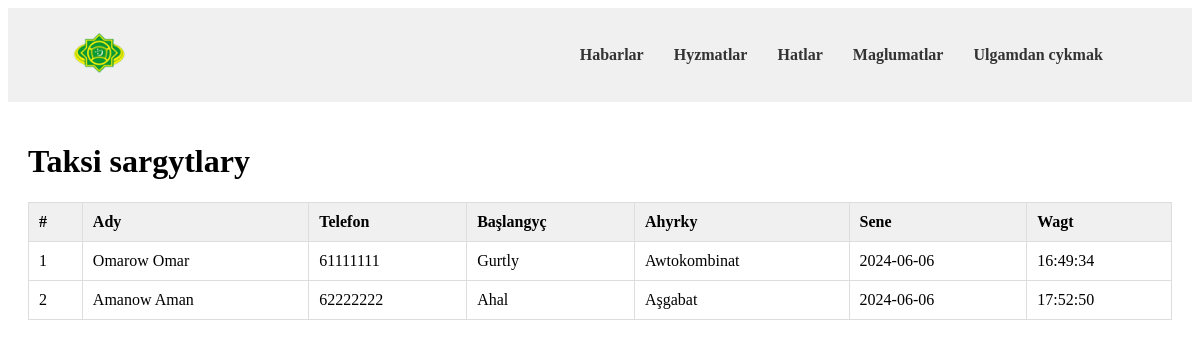
Screenshot of /dolandyryjy/admin_taxi.php with the database file from the repository.
### tables this page shows
CREATE TABLE `taxi_requests` (
  `request_id` int(31) NOT NULL,
  `name` varchar(255) DEFAULT NULL,
  `phone` varchar(63) NOT NULL,
  `origin` varchar(255) NOT NULL,
  `destination` varchar(255) NOT NULL,
  `request_date` varchar(31) NOT NULL,
  `request_time` time NOT NULL
);

### dolandyryjy/admin_taxi.php (the view, shortened to what this page needs)
<?php
  require_once 'php/db.php';
  $sql = "SELECT * FROM taxi_requests";
  $quotes = mysqli_query($conn, $sql);
?>
<!DOCTYPE html>
<html lang="en">
<head>
  <link rel="stylesheet" href="css/style.css">
</head>
<body>
  <?php include 'header.php'; ?>
  <main class="container">
    <h1>Taksi sargytlary</h1>
    <?php if ($quotes->num_rows > 0) { ?>
      <table>
        <thead>
          <tr>
            <th>#</th>
            <th>Ady</th>
            <th>Telefon</th>
            <th>Başlangyç</th>
            <th>Ahyrky</th>
            <th>Sene</th>
            <th>Wagt</th>
          </tr>
        </thead>
        <tbody>
        <?php $i = 1;   ?>
        <?php while ($quote = mysqli_fetch_assoc($quotes)) { ?>
          <tr>
            <td><?php echo $i; ?></td>
            <td><?php echo $quote['name']; ?></td>
            <td><?php echo $quote['phone']; ?></td>
            <td><?php echo $quote['origin']; ?></td>
            <td><?php echo $quote['destination']; ?></td>
            <td><?php echo $quote['request_date']; ?></td>
            <td><?php echo $quote['request_time']; ?></td>
          </tr>
          <?php $i++;   ?>
        <?php } ?>
        </tbody>
      </table>
    <?php } else { ?>
      <p>Taksi sargydy tapylmady.</p>
    <?php } ?>
  </main>
</body>
</html>

### dolandyryjy/css/style.css (style rules this page uses)
table { border-collapse: collapse; width: 100%; margin: 0 auto; }
th, td { padding: 10px; border: 1px solid #ddd; text-align: left; }
th { background-color: #f0f0f0; }
main { padding: 20px; }

### rows the page displays
taxi_requests: name "Omarow Omar", phone "61111111", origin "Gurtly", destination "Awtokombinat", request_date "2024-06-06", request_time "16:49:34"
taxi_requests: name "Amanow Aman", phone "62222222", origin "Ahal", destination "Aşgabat", request_date "2024-06-06", request_time "17:52:50"
